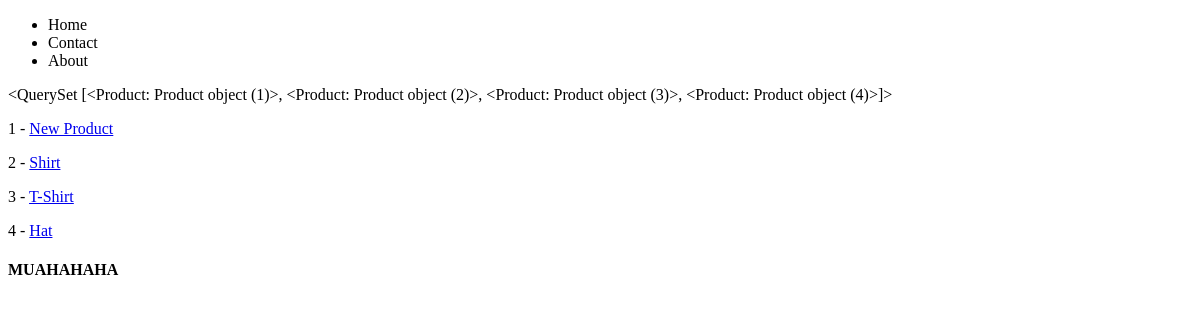
Before: /products/ with the older database file.
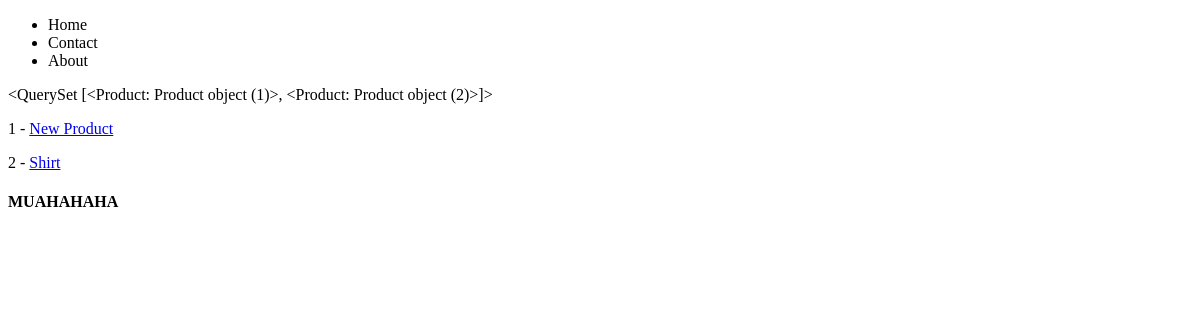
After: the same page with the newer database file.
### products/models.py (models this page shows)
class Product(models.Model):
    title = models.CharField(max_length=120)
    description = models.TextField(blank=True, null=True)
    price = models.DecimalField(decimal_places=2, max_digits=10)
    summary = models.TextField(default='This is cool!')
    featured = models.BooleanField(default=True)
    def get_absolute_url(self):
        return reverse("products:product-detail", kwargs={"id": self.id})  # f"/product/{self.id}"

### products/views.py (the view)
# urls.py: path('', product_list_view, name='products-list'),
def product_list_view(request):
    queryset = Product.objects.all() # list of objects
    context = {
        'object_list': queryset
    }
    return render(request, 'products/product_list.html', context)

### products/templates/products/product_list.html
{% extends 'base.html' %}
{% block content_main %}
{{ object_list }}
{% for instance in object_list %}
<p>{{ instance.id }} - <a href="{{ instance.get_absolute_url }}">{{ instance.title }}</a></p>
{% endfor %}
{% endblock content_main %}

Changed rows visible on the page:
removed Product: id "3", title "T-Shirt"
removed Product: id "4", title "Hat"
computed for Product "New Product": id "<QuerySet [<Product: Product object (1)>, <Product: Product object (2)>, <Product: Product object (3)>, <Product: Product object (4)>]>" → "<QuerySet [<Product: Product object (1)>, <Product: Product object (2)>]>"
